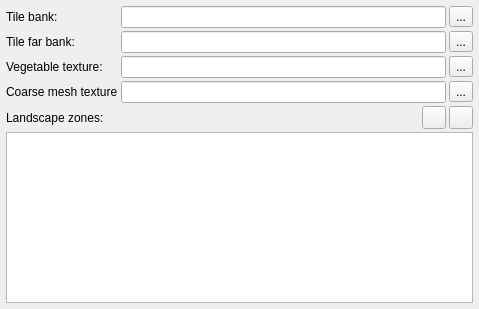
<?xml version="1.0" encoding="UTF-8"?>
<ui version="4.0">
 <class>VegetableSettingsPage</class>
 <widget class="QWidget" name="VegetableSettingsPage">
  <property name="geometry">
   <rect>
    <x>0</x>
    <y>0</y>
    <width>479</width>
    <height>309</height>
   </rect>
  </property>
  <property name="windowTitle">
   <string>Form</string>
  </property>
  <layout class="QGridLayout" name="gridLayout">
   <property name="margin">
    <number>6</number>
   </property>
   <property name="spacing">
    <number>3</number>
   </property>
   <item row="0" column="0">
    <widget class="QLabel" name="label">
     <property name="text">
      <string>Tile bank:</string>
     </property>
    </widget>
   </item>
   <item row="0" column="1" colspan="2">
    <widget class="QLineEdit" name="tileBankLineEdit">
     <property name="sizePolicy">
      <sizepolicy hsizetype="Preferred" vsizetype="Fixed">
       <horstretch>0</horstretch>
       <verstretch>0</verstretch>
      </sizepolicy>
     </property>
    </widget>
   </item>
   <item row="0" column="3">
    <widget class="QToolButton" name="tileBankToolButton">
     <property name="text">
      <string>...</string>
     </property>
    </widget>
   </item>
   <item row="1" column="0">
    <widget class="QLabel" name="label_2">
     <property name="text">
      <string>Tile far bank:</string>
     </property>
    </widget>
   </item>
   <item row="1" column="1" colspan="2">
    <widget class="QLineEdit" name="tileFarBankLineEdit">
     <property name="sizePolicy">
      <sizepolicy hsizetype="Preferred" vsizetype="Fixed">
       <horstretch>0</horstretch>
       <verstretch>0</verstretch>
      </sizepolicy>
     </property>
    </widget>
   </item>
   <item row="1" column="3">
    <widget class="QToolButton" name="tileFarBankToolButton">
     <property name="text">
      <string>...</string>
     </property>
    </widget>
   </item>
   <item row="2" column="0">
    <widget class="QLabel" name="label_4">
     <property name="text">
      <string>Vegetable texture:</string>
     </property>
    </widget>
   </item>
   <item row="2" column="1" colspan="2">
    <widget class="QLineEdit" name="vegetTextureLineEdit">
     <property name="sizePolicy">
      <sizepolicy hsizetype="Preferred" vsizetype="Fixed">
       <horstretch>0</horstretch>
       <verstretch>0</verstretch>
      </sizepolicy>
     </property>
    </widget>
   </item>
   <item row="2" column="3">
    <widget class="QToolButton" name="vegetTexToolButton">
     <property name="text">
      <string>...</string>
     </property>
    </widget>
   </item>
   <item row="3" column="0">
    <widget class="QLabel" name="label_7">
     <property name="enabled">
      <bool>true</bool>
     </property>
     <property name="text">
      <string>Coarse mesh texture</string>
     </property>
    </widget>
   </item>
   <item row="3" column="1" colspan="2">
    <widget class="QLineEdit" name="coarseLineEdit">
     <property name="enabled">
      <bool>true</bool>
     </property>
    </widget>
   </item>
   <item row="3" column="3">
    <widget class="QToolButton" name="coarseToolButton">
     <property name="enabled">
      <bool>true</bool>
     </property>
     <property name="text">
      <string>...</string>
     </property>
    </widget>
   </item>
   <item row="4" column="0">
    <widget class="QLabel" name="label_3">
     <property name="text">
      <string>Landscape zones:</string>
     </property>
    </widget>
   </item>
   <item row="4" column="1">
    <spacer name="horizontalSpacer_4">
     <property name="orientation">
      <enum>Qt::Horizontal</enum>
     </property>
     <property name="sizeType">
      <enum>QSizePolicy::Expanding</enum>
     </property>
     <property name="sizeHint" stdset="0">
      <size>
       <width>303</width>
       <height>21</height>
      </size>
     </property>
    </spacer>
   </item>
   <item row="4" column="2" colspan="2">
    <layout class="QHBoxLayout" name="horizontalLayout_4">
     <property name="sizeConstraint">
      <enum>QLayout::SetMinimumSize</enum>
     </property>
     <item>
      <widget class="QToolButton" name="addZoneToolButton">
       <property name="sizePolicy">
        <sizepolicy hsizetype="Fixed" vsizetype="Fixed">
         <horstretch>0</horstretch>
         <verstretch>0</verstretch>
        </sizepolicy>
       </property>
       <property name="text">
        <string/>
       </property>
       <property name="icon">
        <iconset resource="object_viewer.qrc">
         <normaloff>:/icons/ic_nel_add_item.png</normaloff>:/icons/ic_nel_add_item.png</iconset>
       </property>
       <property name="iconSize">
        <size>
         <width>16</width>
         <height>16</height>
        </size>
       </property>
      </widget>
     </item>
     <item>
      <widget class="QToolButton" name="removeZoneToolButton">
       <property name="text">
        <string/>
       </property>
       <property name="icon">
        <iconset resource="object_viewer.qrc">
         <normaloff>:/icons/ic_nel_delete_item.png</normaloff>:/icons/ic_nel_delete_item.png</iconset>
       </property>
      </widget>
     </item>
    </layout>
   </item>
   <item row="5" column="0" colspan="4">
    <widget class="QListWidget" name="zonesListWidget">
     <property name="sizePolicy">
      <sizepolicy hsizetype="Preferred" vsizetype="Expanding">
       <horstretch>0</horstretch>
       <verstretch>0</verstretch>
      </sizepolicy>
     </property>
    </widget>
   </item>
  </layout>
 </widget>
 <resources>
  <include location="../../object_viewer_qt.qrc"/>
  <include location="object_viewer.qrc"/>
 </resources>
 <connections/>
</ui>
